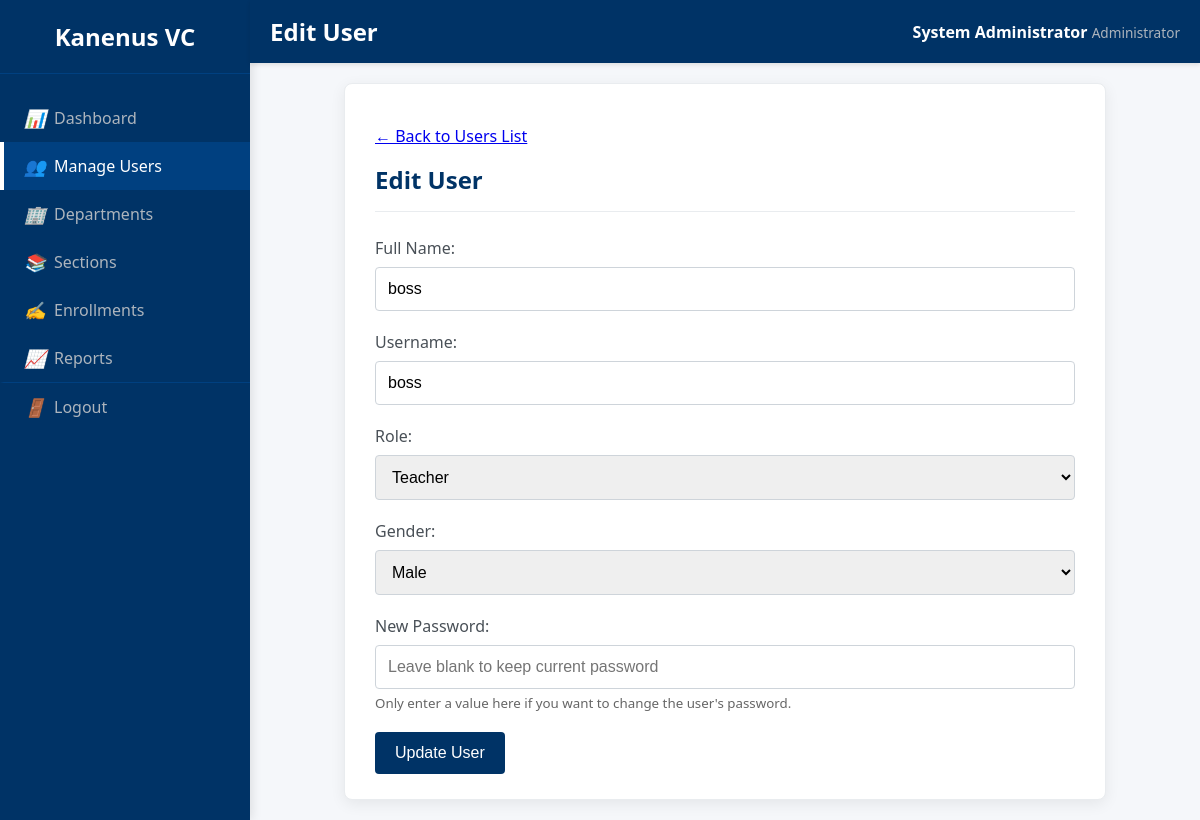
/VCLS/admin/edit_user.php?id=7 (signed in), run on the app's committed database.
### tables this page shows
CREATE TABLE `users` (
  `id` int(11) NOT NULL,
  `username` varchar(50) NOT NULL,
  `password` varchar(255) NOT NULL,
  `full_name` varchar(100) NOT NULL,
  `role` enum('admin','teacher','student') NOT NULL,
  `created_at` timestamp NOT NULL DEFAULT current_timestamp(),
  `gender` enum('male','female','other','not_specified') NOT NULL DEFAULT 'not_specified'
);

### VCLS/admin/edit_user.php (the view, shortened to what this page needs)
<?php
require_once '../includes/db_connect.php';
$user_id = (int)$_GET['id'];
$stmt = $conn->prepare("SELECT full_name, username, role, gender FROM users WHERE id = ?");
$stmt->bind_param("i", $user_id);
$stmt->execute();
$result = $stmt->get_result();
if ($result->num_rows == 1) {
    $user = $result->fetch_assoc();
} else {
    header("Location: /VCLS/admin/manage_users.php");
    exit();
}
?>
<div class="form-container">
    <p><a href="manage_users.php">← Back to Users List</a></p>
    <h2>Edit User</h2>
    <form action="edit_user.php?id=<?php echo $user_id; ?>" method="post">
        <div class="form-group">
            <label for="full_name">Full Name:</label>
            <input type="text" id="full_name" name="full_name" value="<?php echo htmlspecialchars($user['full_name']); ?>" required>
        </div>
        <div class="form-group">
            <label for="username">Username:</label>
            <input type="text" id="username" name="username" value="<?php echo htmlspecialchars($user['username']); ?>" required>
        </div>
        <div class="form-group">
            <label for="role">Role:</label>
            <select id="role" name="role" required>
                <option value="teacher" <?php if ($user['role'] == 'teacher') echo 'selected'; ?>>Teacher</option>
            </select>
        </div>
        <div class="form-group">
            <label for="gender">Gender:</label>
            <select id="gender" name="gender" required>
                <option value="male" <?php if ($user['gender'] == 'male') echo 'selected'; ?>>Male</option>
            </select>
        </div>
        <div class="form-group">
            <label for="new_password">New Password:</label>
            <input type="password" id="new_password" name="new_password" placeholder="Leave blank to keep current password">
            <small style="display: block; margin-top: 5px; color: #666;">Only enter a value here if you want to change the user's password.</small>
        </div>
        <button type="submit" class="btn">Update User</button>
    </form>
</div>
<?php
require 'includes/admin_template.php';
?>

### VCLS/assets/css/dashboard.css (style rules this page uses)
body { margin: 0; padding: 0; background-color: #f5f7fa; color: #333; font-family: 'Segoe UI', Tahoma, Geneva, Verdana, sans-serif; }
.btn { display: inline-block; padding: 8px 16px; background-color: #003366; color: white; border: none; border-radius: 4px; cursor: pointer; text-decoration: none; transition: background-color 0.3s; }
.form-container { max-width: 700px; margin: 0 auto; background-color: #ffffff; padding: 25px 30px; border-radius: 8px; box-shadow: 0 4px 15px rgba(0,0,0,0.07); border: 1px solid #e9ecef; }
.form-container h2 { color: #003366; margin-top: 0; margin-bottom: 25px; font-size: 1.5em; border-bottom: 1px solid #e9ecef; padding-bottom: 15px; }
.form-group { margin-bottom: 20px; }
.form-group label { display: block; margin-bottom: 8px; font-weight: 500; color: #495057; }
.form-group input[type="text"], .form-group input[type="password"], .form-group input[type="url"], .form-group input[type="file"], .form-group input[type="datetime-local"], .form-group textarea, .form-group select { width: 100%; padding: 12px; border: 1px solid #ced4da; border-radius: 4px; box-sizing: border-box; transition: border-color 0.2s, box-shadow 0.2s; font-size: 1em; }
.form-container .btn { padding: 12px 20px; font-size: 1em; font-weight: 500; }

### data on the page
users: full_name "boss", username "boss", role "Teacher", gender "Male"

### other printed values
$page_title "Edit User"
$_SESSION['full_name'] "System Administrator"
